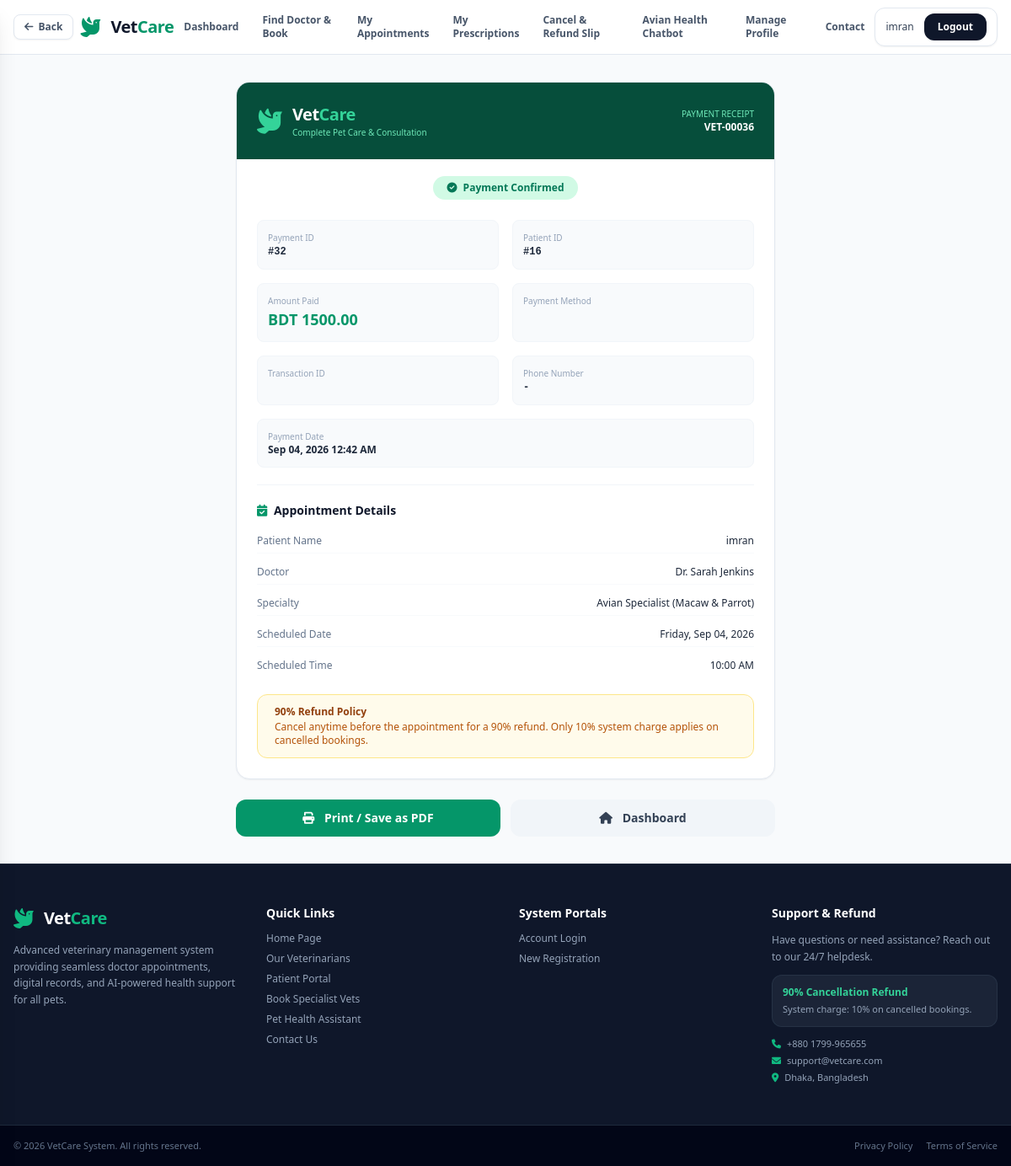
Before: /receipt/36/ (signed in) with the older database file.
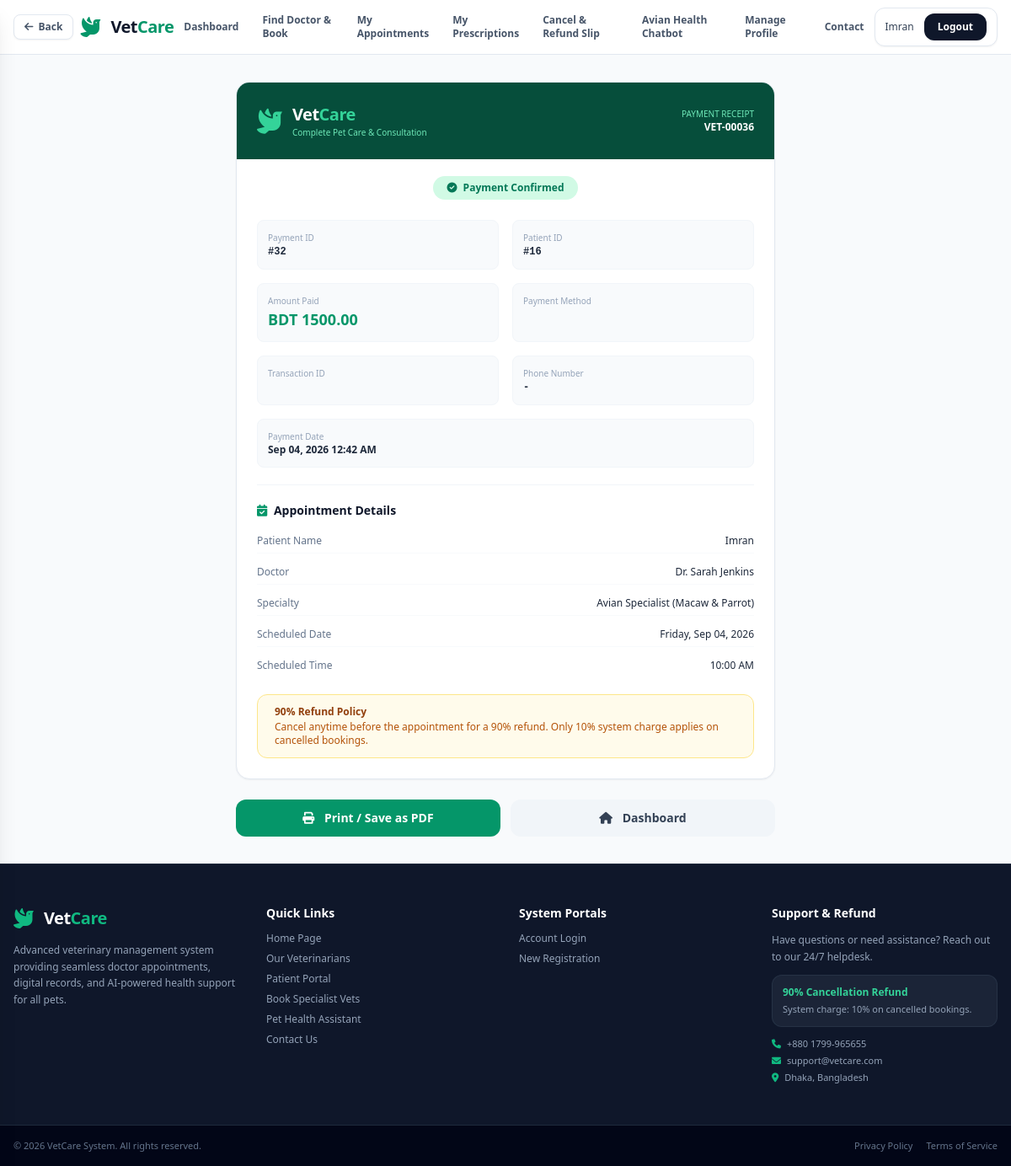
After: the same page with the newer database file.
### accounts/models.py (models this page shows, shortened)
class User(AbstractUser):
    ROLE_CHOICES = (
        ('PATIENT', 'Patient'),
        ('DOCTOR', 'Doctor'),
        ('ADMIN', 'Admin'),
    )
    role = models.CharField(max_length=20, choices=ROLE_CHOICES, default='PATIENT')
    phone = models.CharField(max_length=20, blank=True, null=True)
    country_code = models.CharField(max_length=5, default='+880', blank=True)
    address = models.TextField(blank=True)
    created_at = models.DateTimeField(auto_now_add=True)

### booking/models.py (models this page shows, shortened)
class Appointment(models.Model):
    STATUS_CHOICES = (
        ('PENDING', 'Pending'),
        ('CONFIRMED', 'Confirmed'),
        ('COMPLETED', 'Completed'),
        ('CANCELLED', 'Cancelled'),
    )
    patient = models.ForeignKey('patient.Patient', on_delete=models.CASCADE, related_name='appointments')
    doctor = models.ForeignKey('vet.Doctor', on_delete=models.CASCADE, related_name='appointments')
    date = models.DateField()
    time = models.TimeField()
    status = models.CharField(max_length=20, choices=STATUS_CHOICES, default='PENDING')
    fee = models.DecimalField(max_digits=8, decimal_places=2, default=1500.00)
    notes = models.TextField(blank=True)
    created_at = models.DateTimeField(auto_now_add=True)
    updated_at = models.DateTimeField(auto_now=True)
    class Meta:
        ordering = ['-date', '-time']

class Payment(models.Model):
    PAYMENT_STATUS = (
        ('PENDING', 'Pending'),
        ('PAID', 'Paid'),
        ('REFUNDED', 'Refunded'),
        ('FAILED', 'Failed'),
    )
    appointment = models.OneToOneField(Appointment, on_delete=models.CASCADE, related_name='payment')
    amount = models.DecimalField(max_digits=8, decimal_places=2)
    status = models.CharField(max_length=20, choices=PAYMENT_STATUS, default='PENDING')
    transaction_id = models.CharField(max_length=100, blank=True)
    payment_method = models.CharField(max_length=50, blank=True)
    phone_number = models.CharField(max_length=20, blank=True)
    created_at = models.DateTimeField(auto_now_add=True)
    paid_at = models.DateTimeField(null=True, blank=True)

### patient/models.py (models this page shows, shortened)
class Patient(models.Model):
    user = models.OneToOneField(settings.AUTH_USER_MODEL, on_delete=models.CASCADE, related_name='patient_profile')
    pet_name = models.CharField(max_length=100)
    species = models.CharField(max_length=100)
    breed = models.CharField(max_length=100, blank=True)
    age = models.IntegerField(null=True, blank=True)
    weight = models.DecimalField(max_digits=5, decimal_places=2, null=True, blank=True)
    medical_history = models.TextField(blank=True)
    created_at = models.DateTimeField(auto_now_add=True)

### vet/models.py (models this page shows, shortened)
class Doctor(models.Model):
    user = models.OneToOneField(settings.AUTH_USER_MODEL, on_delete=models.CASCADE, related_name='doctor_profile')
    specialty = models.CharField(max_length=100)
    experience_years = models.IntegerField(default=0)
    qualification = models.CharField(max_length=200, blank=True)
    license_number = models.CharField(max_length=50, blank=True)
    consultation_fee = models.DecimalField(max_digits=8, decimal_places=2, default=1500.00)
    bio = models.TextField(blank=True)
    is_active = models.BooleanField(default=True)
    created_at = models.DateTimeField(auto_now_add=True)

### booking/views.py (the view)
# urls.py: path('receipt/<int:appointment_id>/', views.receipt, name='receipt'),
@login_required
def receipt(request, appointment_id):
    appointment = get_object_or_404(Appointment, id=appointment_id)
    if appointment.patient.user != request.user:
        return redirect('patient_dashboard')
    return render(request, 'receipt.html', {'appointment': appointment})

### vetcure/templates/receipt.html (shortened to what the changed rows need)
{% extends 'base.html' %}
{% block content %}
<div id="printable-area" class="max-w-2xl w-full mx-auto px-4 py-8">
    <div class="bg-white rounded-2xl border border-slate-200 shadow-sm overflow-hidden" id="receipt">
        <div class="bg-emerald-900 text-white p-6">
            <div class="flex items-center justify-between">
                <div class="flex items-center gap-3">
                    <div>
                        <h1 class="text-xl font-bold tracking-tight">Vet<span class="text-emerald-400">Care</span></h1>
                    </div>
                </div>
                <div class="text-right">
                    <p class="text-emerald-300 text-[10px]">PAYMENT RECEIPT</p>
                    <p class="text-white text-xs font-bold">VET-{{ appointment.id|stringformat:"05d" }}</p>
                </div>
            </div>
        </div>
        <div class="p-6 space-y-5">
            <div class="grid grid-cols-2 gap-4 text-xs">
                <div class="bg-slate-50 p-3 rounded-lg border border-slate-100">
                    <span class="text-slate-400 block text-[10px]">Payment ID</span>
                    <span class="font-mono font-bold text-slate-800">#{{ appointment.payment.id }}</span>
                </div>
                <div class="bg-slate-50 p-3 rounded-lg border border-slate-100">
                    <span class="text-slate-400 block text-[10px]">Patient ID</span>
                    <span class="font-mono font-bold text-slate-800">#{{ appointment.patient.id }}</span>
                </div>
                <div class="bg-slate-50 p-3 rounded-lg border border-slate-100">
                    <span class="text-slate-400 block text-[10px]">Amount Paid</span>
                    <span class="text-lg font-bold text-emerald-600">BDT {{ appointment.fee }}</span>
                </div>
                <div class="bg-slate-50 p-3 rounded-lg border border-slate-100">
                    <span class="text-slate-400 block text-[10px]">Phone Number</span>
                    <span class="font-mono font-bold text-slate-800">{{ appointment.payment.phone_number|default:"-" }}</span>
                </div>
                <div class="bg-slate-50 p-3 rounded-lg border border-slate-100 col-span-2">
                    <span class="text-slate-400 block text-[10px]">Payment Date</span>
                    <span class="font-bold text-slate-800">{{ appointment.payment.created_at|date:"M d, Y h:i A" }}</span>
                </div>
            </div>
            <div class="border-t border-slate-100 pt-5">
                <div class="space-y-2 text-xs">
                    <div class="flex justify-between py-1.5 border-b border-slate-50">
                        <span class="text-slate-500">Patient Name</span>
                        <span class="font-medium text-slate-800">{{ appointment.patient.user.get_full_name }}</span>
                    </div>
                    <div class="flex justify-between py-1.5 border-b border-slate-50">
                        <span class="text-slate-500">Doctor</span>
                        <span class="font-medium text-slate-800">Dr. {{ appointment.doctor.user.get_full_name }}</span>
                    </div>
                    <div class="flex justify-between py-1.5 border-b border-slate-50">
                        <span class="text-slate-500">Specialty</span>
                        <span class="font-medium text-slate-800">{{ appointment.doctor.specialty }}</span>
                    </div>
                    <div class="flex justify-between py-1.5 border-b border-slate-50">
                        <span class="text-slate-500">Scheduled Date</span>
                        <span class="font-medium text-slate-800">{{ appointment.date|date:"l, M d, Y" }}</span>
                    </div>
                    <div class="flex justify-between py-1.5">
                        <span class="text-slate-500">Scheduled Time</span>
                        <span class="font-medium text-slate-800">{{ appointment.time|time:"h:i A" }}</span>
                    </div>
                </div>
            </div>
        </div>
    </div>
</div>
{% endblock %}

### vetcure/templates/base.html (shortened to what the changed rows need)
<!DOCTYPE html>
<html lang="en">
<head>
    <script src="https://cdn.tailwindcss.com"></script>
    <link rel="stylesheet" href="https://cdnjs.cloudflare.com/ajax/libs/font-awesome/6.0.0/css/all.min.css">
</head>
<body class="bg-slate-50 text-slate-800 flex flex-col min-h-screen font-sans">
    <header class="no-print-header bg-white border-b border-slate-200 sticky top-0 z-30">
        <div class="max-w-7xl mx-auto px-4 h-16 flex items-center justify-between">
                <div class="flex items-center gap-3">
                {% if user.is_authenticated %}
                    <div class="flex items-center gap-3 bg-white border border-slate-200 rounded-xl px-3 py-1.5 shadow-sm">
                        <span class="text-xs font-medium text-slate-700">
                            {{ user.get_full_name|default:user.username }}
                        </span>
                        <form method="post" action="{% url 'logout' %}" class="inline">
                            <button type="submit" class="text-xs font-semibold bg-slate-900 hover:bg-slate-800 text-white px-4 py-2 rounded-xl transition shadow-sm">
                                Logout
                            </button>
                        </form>
                    </div>
                {% else %}
                    <a href="{% url 'login' %}" class="text-xs font-semibold text-slate-600 hover:text-emerald-600 transition px-3 py-2">Login</a>
                    <a href="{% url 'register' %}" class="text-xs font-semibold bg-emerald-600 hover:bg-emerald-700 text-white px-4 py-2 rounded-xl transition shadow-sm">Register</a>
                {% endif %}
                </div>
        </div>
    </header>
    <main class="flex-grow">
        {% block content %}{% endblock %}
    </main>
</body>
</html>

Changed rows visible on the page:
changed User: get_full_name "imran" → "Imran"
changed Appointment "10:00 AM": patient.user.get_full_name "imran" → "Imran"
